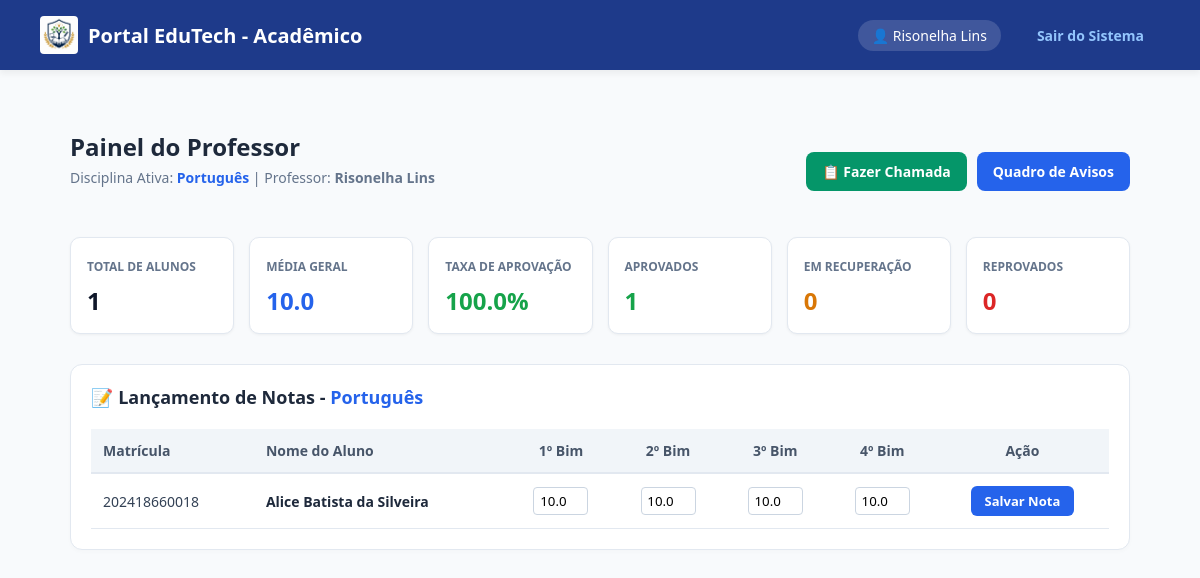
The app's page /professor (signed in) with its own data.
### modelos/nota.py (models this page shows)
class Nota(db.Model):
    __tablename__ = 'notas'
    id = db.Column(db.Integer, primary_key=True, autoincrement=True)
    matricula_aluno = db.Column(db.String(50), db.ForeignKey('alunos.matricula'), nullable=False)
    disciplina = db.Column(db.String(100), nullable=False)
    b1 = db.Column(db.Float, nullable=True, default=None)
    b2 = db.Column(db.Float, nullable=True, default=None)
    b3 = db.Column(db.Float, nullable=True, default=None)
    b4 = db.Column(db.Float, nullable=True, default=None)
    @property
    def media(self):
        notas_lancadas = [n for n in [self.b1, self.b2, self.b3, self.b4] if n is not None]
        if not notas_lancadas:
            return 0.0
        return round(sum(notas_lancadas) / len(notas_lancadas), 1)
    @property
    def situacao(self):
        notas_lancadas = [n for n in [self.b1, self.b2, self.b3, self.b4] if n is not None]
        if not notas_lancadas:
            return "Em Aberto"
        return "Aprovado" if self.media >= 7.0 else "Recuperação"

### modelos/aluno.py (models this page shows, shortened)
class Aluno(db.Model):
    __tablename__ = 'alunos'
    id = db.Column(db.Integer, primary_key=True, autoincrement=True)
    nome = db.Column(db.String(150), nullable=False)
    matricula = db.Column(db.String(20), unique=True, nullable=False)
    senha = db.Column(db.String(100), nullable=False, default='123')
    email = db.Column(db.String(100), unique=False, nullable=True)
    curso = db.Column(db.String(100), nullable=False, default='Técnico em Informática')
    data = db.Column(db.String(20), nullable=False, default='2026')
    b1 = db.Column(db.Float, nullable=True, default=None)
    b2 = db.Column(db.Float, nullable=True, default=None)
    b3 = db.Column(db.Float, nullable=True, default=None)
    b4 = db.Column(db.Float, nullable=True, default=None)
    presencas = db.relationship(
        'Presenca',
        backref='aluno',
        cascade='all, delete-orphan',
        lazy=True
    )
    notas_disciplinas = db.relationship(
        'Nota',
        backref='aluno_rel',
        cascade='all, delete-orphan',
        lazy=True
    )

### blueprints/bp_professor.py (the view, shortened to what this page needs)
@bp_professor.route('/professor')
def dashboard():
    if session.get('perfil') != 'Professor':
        return redirect(url_for('index'))
    alunos = aluno_dao.listar_todos()
    disciplina_professor = session.get('disciplina') or 'Geral'
    for aluno in alunos:
        nota_obj = Nota.query.filter_by(
            matricula_aluno=str(aluno.matricula).strip(),
            disciplina=str(disciplina_professor).strip()
        ).first()
        if nota_obj:
            aluno.b1_disc = nota_obj.b1
            aluno.b2_disc = nota_obj.b2
            aluno.b3_disc = nota_obj.b3
            aluno.b4_disc = nota_obj.b4
            aluno.media_disc = nota_obj.media
            aluno.situacao_disc = nota_obj.situacao
    total_alunos = len(alunos)
    aprovados = 0
    recuperacao = 0
    reprovados = 0
    soma_medias = 0.0
    qtd_com_media = 0
    for aluno in alunos:
        if aluno.situacao_disc == 'Aprovado':
            aprovados += 1
        elif aluno.situacao_disc == 'Recuperação':
            recuperacao += 1
        if aluno.media_disc > 0:
            soma_medias += aluno.media_disc
            qtd_com_media += 1
    media_geral = round(soma_medias / qtd_com_media, 1) if qtd_com_media > 0 else 0.0
    taxa_aprovacao = round((aprovados / total_alunos) * 100, 1) if total_alunos > 0 else 0.0
    stats = {
        'total': total_alunos,
        'media_geral': media_geral,
        'taxa_aprovacao': taxa_aprovacao,
        'aprovados': aprovados,
        'recuperacao': recuperacao,
        'reprovados': reprovados
    }
    return render_template(
        'professor.html',
        alunos=alunos,
        stats=stats,
        disciplina=disciplina_professor
    )

### dao/aluno_dao.py (called while the page is built)
    def listar_todos(self):
        return Aluno.query.order_by(Aluno.nome).all()

### templates/professor.html (shortened to what this page needs)
{% extends 'base.html' %}
{% block styles %}
<link rel="stylesheet" href="{{ url_for('static', filename='professor.css') }}">
{% endblock %}
{% block content %}
<div class="professor-panel" style="max-width: 1100px; margin: 0 auto; padding: 20px;">
    <div class="panel-header" style="display: flex; justify-content: space-between; align-items: center; margin-bottom: 25px;">
        <div>
            <h2 style="margin: 0; color: #1e293b;">Painel do Professor</h2>
            <p style="margin-top: 5px; color: #64748b; font-size: 14px;">
                Disciplina Ativa: <strong style="color: #2563eb;">{{ disciplina }}</strong> | Professor: <strong>{{ session.usuario }}</strong>
            </p>
        </div>
        <div style="display: flex; gap: 10px;">
            <a href="{{ url_for('professor.chamada') }}" class="btn-action" style="background-color: #059669; color: #ffffff; padding: 10px 16px; border-radius: 8px; text-decoration: none; font-weight: 600; font-size: 14px; display: inline-flex; align-items: center; gap: 6px;">
                📋 Fazer Chamada
            </a>
            <a href="{{ url_for('professor.ver_avisos') }}" class="btn-action" style="background-color: #2563eb; color: #ffffff; padding: 10px 16px; border-radius: 8px; text-decoration: none; font-weight: 600; font-size: 14px; display: inline-flex; align-items: center; gap: 6px;">
                Quadro de Avisos
            </a>
        </div>
    </div>
    <div class="stats-grid" style="display: grid; grid-template-columns: repeat(auto-fit, minmax(160px, 1fr)); gap: 15px; margin-bottom: 30px;">
        <div class="stat-card" style="background: #ffffff; padding: 16px; border-radius: 10px; border: 1px solid #e2e8f0; box-shadow: 0 1px 3px rgba(0,0,0,0.05);">
            <span style="font-size: 12px; color: #64748b; font-weight: 600; text-transform: uppercase;">Total de Alunos</span>
            <h3 style="margin: 8px 0 0 0; font-size: 24px; color: #0f172a;">{{ stats.total }}</h3>
        </div>
        <div class="stat-card" style="background: #ffffff; padding: 16px; border-radius: 10px; border: 1px solid #e2e8f0; box-shadow: 0 1px 3px rgba(0,0,0,0.05);">
            <span style="font-size: 12px; color: #64748b; font-weight: 600; text-transform: uppercase;">Média Geral</span>
            <h3 style="margin: 8px 0 0 0; font-size: 24px; color: #2563eb;">{{ stats.media_geral }}</h3>
        </div>
        <div class="stat-card" style="background: #ffffff; padding: 16px; border-radius: 10px; border: 1px solid #e2e8f0; box-shadow: 0 1px 3px rgba(0,0,0,0.05);">
            <span style="font-size: 12px; color: #64748b; font-weight: 600; text-transform: uppercase;">Taxa de Aprovação</span>
            <h3 style="margin: 8px 0 0 0; font-size: 24px; color: #16a34a;">{{ stats.taxa_aprovacao }}%</h3>
        </div>
        <div class="stat-card" style="background: #ffffff; padding: 16px; border-radius: 10px; border: 1px solid #e2e8f0; box-shadow: 0 1px 3px rgba(0,0,0,0.05);">
            <span style="font-size: 12px; color: #64748b; font-weight: 600; text-transform: uppercase;">Aprovados</span>
            <h3 style="margin: 8px 0 0 0; font-size: 24px; color: #16a34a;">{{ stats.aprovados }}</h3>
        </div>
        <div class="stat-card" style="background: #ffffff; padding: 16px; border-radius: 10px; border: 1px solid #e2e8f0; box-shadow: 0 1px 3px rgba(0,0,0,0.05);">
            <span style="font-size: 12px; color: #64748b; font-weight: 600; text-transform: uppercase;">Em Recuperação</span>
            <h3 style="margin: 8px 0 0 0; font-size: 24px; color: #d97706;">{{ stats.recuperacao }}</h3>
        </div>
        <div class="stat-card" style="background: #ffffff; padding: 16px; border-radius: 10px; border: 1px solid #e2e8f0; box-shadow: 0 1px 3px rgba(0,0,0,0.05);">
            <span style="font-size: 12px; color: #64748b; font-weight: 600; text-transform: uppercase;">Reprovados</span>
            <h3 style="margin: 8px 0 0 0; font-size: 24px; color: #dc2626;">{{ stats.reprovados }}</h3>
        </div>
    </div>
    <div class="table-container" style="background: #ffffff; border-radius: 12px; border: 1px solid #e2e8f0; padding: 20px; box-shadow: 0 2px 4px rgba(0,0,0,0.02);">
        <h3 style="margin-top: 0; margin-bottom: 20px; color: #1e293b; font-size: 18px;">
            📝 Lançamento de Notas - <span style="color: #2563eb;">{{ disciplina }}</span>
        </h3>
        <div style="overflow-x: auto;">
            <table style="width: 100%; border-collapse: collapse; text-align: left; font-size: 14px;">
                <thead>
                    <tr style="background-color: #f8fafc;">
                        <th scope="col" style="padding: 12px; border-bottom: 2px solid #e2e8f0; color: #475569;">Matrícula</th>
                        <th scope="col" style="padding: 12px; border-bottom: 2px solid #e2e8f0; color: #475569;">Nome do Aluno</th>
                        <th scope="col" style="padding: 12px; border-bottom: 2px solid #e2e8f0; color: #475569; text-align: center;">1º Bim</th>
                        <th scope="col" style="padding: 12px; border-bottom: 2px solid #e2e8f0; color: #475569; text-align: center;">2º Bim</th>
                        <th scope="col" style="padding: 12px; border-bottom: 2px solid #e2e8f0; color: #475569; text-align: center;">3º Bim</th>
                        <th scope="col" style="padding: 12px; border-bottom: 2px solid #e2e8f0; color: #475569; text-align: center;">4º Bim</th>
                        <th scope="col" style="padding: 12px; border-bottom: 2px solid #e2e8f0; color: #475569; text-align: center;">Ação</th>
                    </tr>
                </thead>
                <tbody>
                    {% for aluno in alunos %}
                    <tr>
                        <form action="{{ url_for('professor.lancar_notas') }}" method="POST">
                            <td style="padding: 12px; border-bottom: 1px solid #e2e8f0;">
                                <code>{{ aluno.matricula }}</code>
                            </td>
                            <td style="padding: 12px; border-bottom: 1px solid #e2e8f0; font-weight: 600; color: #1e293b;">
                                {{ aluno.nome }}
                            </td>
                            <td style="padding: 12px; border-bottom: 1px solid #e2e8f0; text-align: center;">
                                <input type="number" step="0.1" min="0" max="10" name="b1"
                                       value="{{ aluno.b1_disc if aluno.b1_disc is not none else '' }}"
                                       placeholder="0.0" style="width: 55px; text-align: center; padding: 4px; border: 1px solid #cbd5e1; border-radius: 4px;">
                            </td>
                            <td style="padding: 12px; border-bottom: 1px solid #e2e8f0; text-align: center;">
                                <input type="number" step="0.1" min="0" max="10" name="b2"
                                       value="{{ aluno.b2_disc if aluno.b2_disc is not none else '' }}"
                                       placeholder="0.0" style="width: 55px; text-align: center; padding: 4px; border: 1px solid #cbd5e1; border-radius: 4px;">
                            </td>
                            <td style="padding: 12px; border-bottom: 1px solid #e2e8f0; text-align: center;">
                                <input type="number" step="0.1" min="0" max="10" name="b3"
                                       value="{{ aluno.b3_disc if aluno.b3_disc is not none else '' }}"
                                       placeholder="0.0" style="width: 55px; text-align: center; padding: 4px; border: 1px solid #cbd5e1; border-radius: 4px;">
                            </td>
                            <td style="padding: 12px; border-bottom: 1px solid #e2e8f0; text-align: center;">
                                <input type="number" step="0.1" min="0" max="10" name="b4"
                                       value="{{ aluno.b4_disc if aluno.b4_disc is not none else '' }}"
                                       placeholder="0.0" style="width: 55px; text-align: center; padding: 4px; border: 1px solid #cbd5e1; border-radius: 4px;">
                            </td>
                            <td style="padding: 12px; border-bottom: 1px solid #e2e8f0; text-align: center;">
                                <button type="submit" style="background-color: #2563eb; color: #ffffff; border: none; padding: 6px 14px; border-radius: 6px; font-size: 13px; font-weight: 600; cursor: pointer; transition: background 0.2s;">
                                    Salvar Nota
                                </button>
                            </td>
                        </form>
                    </tr>
                    {% else %}
                    <tr>
                        <td colspan="7" style="padding: 20px; text-align: center; color: #64748b; font-style: italic;">
                            Nenhum aluno cadastrado no sistema.
                        </td>
                    </tr>
                    {% endfor %}
                </tbody>
            </table>
        </div>
    </div>
</div>
{% endblock %}

### static/base.css (style rules this page uses)
:root { --primary-color: #1e3a8a; --secondary-color: #3b82f6; --bg-light: #f8fafc; --surface: #ffffff; --text-main: #1e293b; --text-muted: #64748b; --success: #10b981; --warning: #f59e0b; --danger: #ef4444; --border: #e2e8f0; }
* { margin: 0; padding: 0; box-sizing: border-box; font-family: 'Segoe UI', system-ui, sans-serif; }
body { background-color: var(--bg-light); color: var(--text-main); min-height: 100vh; display: flex; flex-direction: column; }
table { width: 100%; border-collapse: collapse; text-align: left; }
th { background-color: #f1f5f9; color: var(--text-main); font-weight: 600; padding: 14px 20px; font-size: 14px; border-bottom: 2px solid var(--border); }
td { padding: 14px 20px; font-size: 14px; color: #334155; border-bottom: 1px solid var(--border); }

### static/professor.css (style rules this page uses)
.professor-panel h3 { color: #1e3a8a; font-size: 22px; margin-bottom: 6px; }
.professor-panel p { color: #64748b; font-size: 14px; margin-bottom: 25px; }

### records on screen
Nota: disciplina "Português"
Aluno: matricula "202418660018", nome "Alice Batista da Silveira", b1 "10.0", b2 "10.0", b3 "10.0", b4 "10.0"

### other values on screen
{{ session.get('usuario', 'Convidado') }} "Risonelha Lins"
{{ session.usuario }} "Risonelha Lins"
{{ stats.total }} "1"
{{ stats.media_geral }} "10.0"
{{ stats.taxa_aprovacao }} "100.0"
{{ stats.aprovados }} "1"
{{ stats.recuperacao }} "0"
{{ stats.reprovados }} "0"
